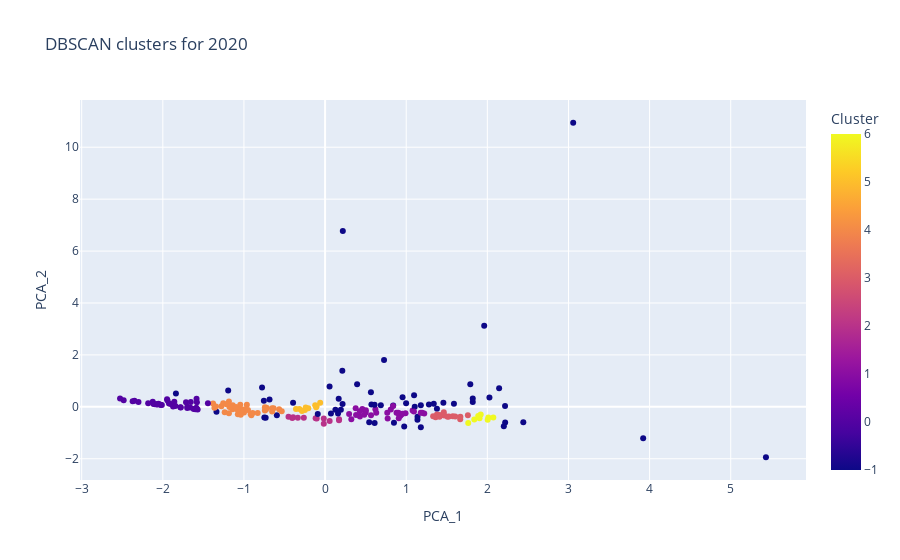

Source (notebook cell):
### Code cell
# 4. scaler -> PCA (2) -> DBSCAN ([0.15, 5])
cs.visualize_scenario_func(df_2020s, pca_components=2, clustering_method='DBSCAN', dbscan_params = [[0.15, 4]], dbscan_chosen_params = 0)

### Figure 1 — Plotly figure (JSON) as saved in the notebook; plotly's stock layout.template omitted (floating-point values rounded to 4 significant figures; data arrays with more than 128 entries replaced by an {"elided": "..."} marker saying what was removed)
{"data": [{"customdata": {"elided": "208x1 str values"}, "hovertemplate": "PCA_1=%{x}<br>PCA_2=%{y}<br>Entity=%{customdata[0]}<br>Cluster=%{marker.color}<extra></extra>", "legendgroup": "", "marker": {"color": {"elided": "208 int values"}, "coloraxis": "coloraxis", "symbol": "circle"}, "mode": "markers", "name": "", "orientation": "v", "showlegend": false, "type": "scatter", "x": {"elided": "208 float values"}, "xaxis": "x", "y": {"elided": "208 float values"}, "yaxis": "y"}], "layout": {"coloraxis": {"colorbar": {"title": {"text": "Cluster"}}, "colorscale": [[0, "#0d0887"], [0.1111, "#46039f"], [0.2222, "#7201a8"], [0.3333, "#9c179e"], [0.4444, "#bd3786"], [0.5556, "#d8576b"], [0.6667, "#ed7953"], [0.7778, "#fb9f3a"], [0.8889, "#fdca26"], [1, "#f0f921"]]}, "legend": {"tracegroupgap": 0}, "title": {"text": "DBSCAN clusters for 2020"}, "xaxis": {"anchor": "y", "domain": [0, 1], "title": {"text": "PCA_1"}}, "yaxis": {"anchor": "x", "domain": [0, 1], "title": {"text": "PCA_2"}}}}
